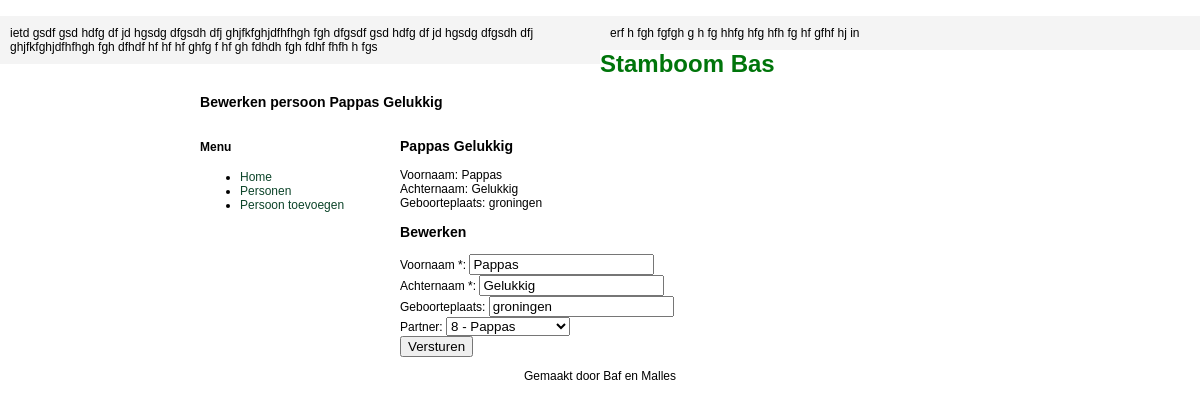
Page /oud/persoon/persoon.php?persoon_id=1 on the earlier database version.
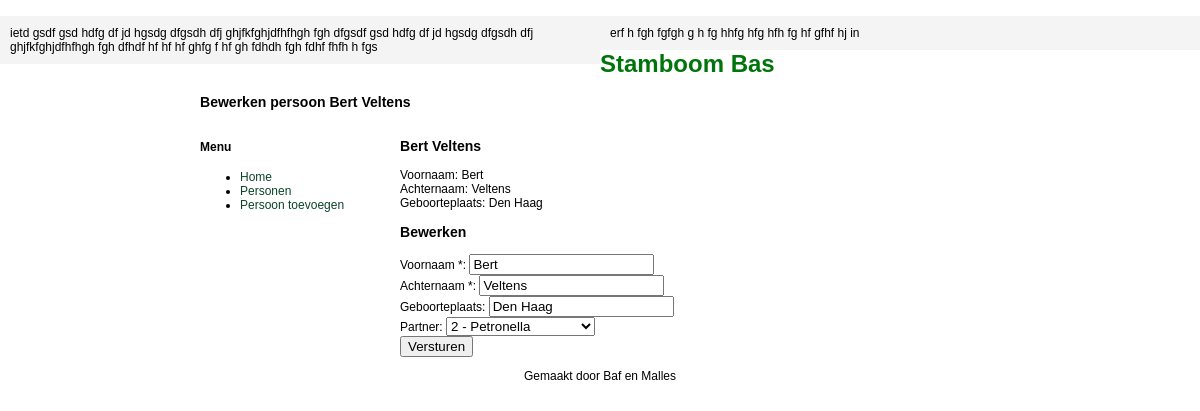
Same page on the later database version.
### tables this page shows
CREATE TABLE IF NOT EXISTS `personenregister` (
  `persoon_id` int(11) NOT NULL AUTO_INCREMENT,
  `partner_id` int(11) NOT NULL,
  `partnerschap_id` int(11) NOT NULL,
  `ouder_id` int(11) NOT NULL,
  `geslacht` text NOT NULL,
  `voornaam` text NOT NULL,
  `tweedenaam` text NOT NULL,
  `derdenaam` text NOT NULL,
  `voorvoegsel_achternaam` text NOT NULL,
  `achternaam` text NOT NULL,
  `voorvoegsel_meisjesnaam` text NOT NULL,
  `meisjesnaam` text NOT NULL,
  `geboortedatum` date NOT NULL,
  `doopdatum` date NOT NULL,
  `geboorteplaats` text NOT NULL,
  `doopplaats` text NOT NULL,
  `sterfdatum` date NOT NULL,
  `sterfplaats` text NOT NULL,
  `beroep1` text NOT NULL,
  `beroep2` text NOT NULL,
  `beroep3` text NOT NULL,
  `opmerking1` text NOT NULL,
  `opmerking2` text NOT NULL,
  `documentatie1` text NOT NULL,
  `documentatie2` text NOT NULL,
  `foto1` int(11) NOT NULL,
  `partner1` text NOT NULL,
  `huwlijksdatum1` date NOT NULL,
  `partner2` text NOT NULL,
  `huwlijksdatum2` date NOT NULL,
  `partner3` text NOT NULL,
  `huwlijksdatum3` date NOT NULL,
  `toevoegen` text NOT NULL,
  PRIMARY KEY (`persoon_id`)
);

### oud/persoon/persoon.php (called while the page is built, shortened)
<?php
$db = getDatabase();
$persoon_id = $_GET['persoon_id'];
$sql = "SELECT *
FROM `personenregister`
WHERE `persoon_id` = " . $db->escape_string($persoon_id) . "
LIMIT 0, 1;";
$persoonData = $db->query($sql);
$persoon = $persoonData->fetch_assoc();
$data = array();
$data['title'] = 'Bewerken persoon ' . $persoon['voornaam'] . ' ' . $persoon['achternaam'];
$data['view'] = 'persoon';
$sql = "SELECT persoon_id, persoon_id, voornaam, achternaam
FROM `personenregister`
WHERE `persoon_id` NOT IN (" . $persoon['persoon_id'] . ")
AND (`partner_id` = 0 OR `partner_id` = " . $persoon['persoon_id'] . ")
ORDER BY achternaam ASC;" ;
$pulldownData = $db->query($sql);
$pulldownOpties = array();
while($row = $pulldownData->fetch_assoc()){
	$pulldownOpties[$row['persoon_id']] = $row['persoon_id'] . ' - ' .$row['voornaam'] . ' ' . $row['achternaam'];
}
$data['pulldownOptiesPersonen'] = $pulldownOpties;
include '../template/template.php';

### oud/template/views/persoon.php (the view, shortened to what this page needs)
<h3><?php echo $persoon['voornaam']; ?> <?php echo $persoon['achternaam']; ?></h3>
	Voornaam: <?php echo $persoon['voornaam']; ?><br/>
	Achternaam: <?php echo $persoon['achternaam']; ?><br/>
	Geboorteplaats: <?php echo $persoon['geboorteplaats']; ?><br/>
<h3>Bewerken</h3>
<form name="input" action="/persoon/persoonwijzigen.php" method="post">
	Voornaam *: <input type="text" name="form[voornaam]" value="<?php echo $persoon['voornaam']; ?>"/> <br/>
	Achternaam *: <input type="text" name="form[achternaam]" value="<?php echo $persoon['achternaam']; ?>"/> <br/>
	Geboorteplaats: <input type="text" name="form[geboorteplaats]" value="<?php echo $persoon['geboorteplaats']; ?>"/> <br/>
	Partner: <select name="form[partner_id]">
		<?php foreach ($data['pulldownOptiesPersonen'] as $id=>$text) :
			$selected = '';
			if ($id == $persoon['partner_id']) {
				$selected = ' selected="selected"';
			}
			?>
			<option value="<?php echo $id; ?>"<?php echo $selected; ?>><?php echo $text; ?></option>
		<?php endforeach; ?>
	</select><br/>
	<button type="submit">Versturen</button>
</form>

### oud/template/header.php (shortened to what this page needs)
<h1>Stamboom Bas</h1>
<h3><?php echo $data['title']; ?></h3>

Differences in the rows shown:
changed personenregister: voornaam "Pappas" → "Bert"; achternaam "Gelukkig" → "Veltens"; geboorteplaats "groningen" → "Den Haag"
Other differences:
$data['title']: "Bewerken persoon Pappas Gelukkig" → "Bewerken persoon Bert Veltens"
form field value: "8 - Pappas" → "2 - Petronella"
